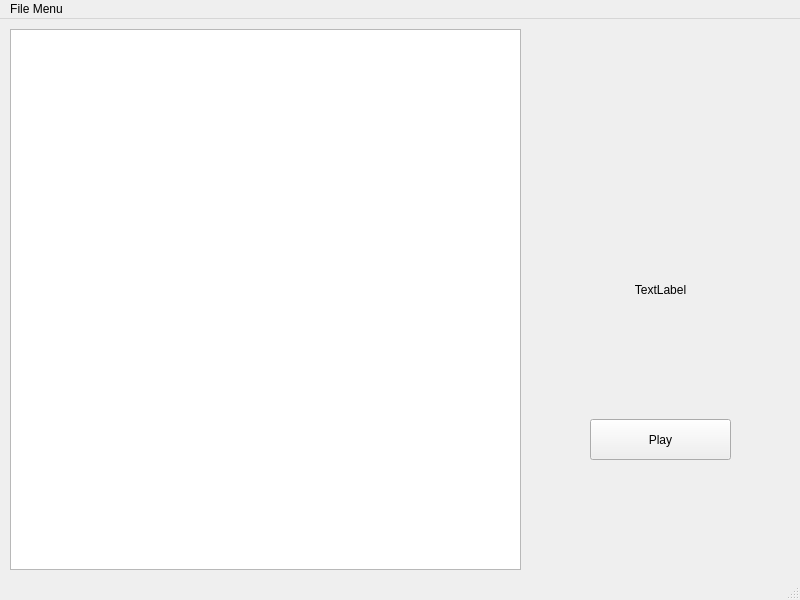
<?xml version="1.0" encoding="UTF-8"?>
<ui version="4.0">
 <class>MainWindow</class>
 <widget class="QMainWindow" name="MainWindow">
  <property name="geometry">
   <rect>
    <x>0</x>
    <y>0</y>
    <width>800</width>
    <height>600</height>
   </rect>
  </property>
  <property name="windowTitle">
   <string>MainWindow</string>
  </property>
  <widget class="QWidget" name="centralwidget">
   <widget class="QTreeView" name="treeView">
    <property name="geometry">
     <rect>
      <x>10</x>
      <y>10</y>
      <width>511</width>
      <height>541</height>
     </rect>
    </property>
   </widget>
   <widget class="QLabel" name="label">
    <property name="geometry">
     <rect>
      <x>540</x>
      <y>340</y>
      <width>241</width>
      <height>41</height>
     </rect>
    </property>
    <property name="text">
     <string/>
    </property>
    <property name="alignment">
     <set>Qt::AlignCenter</set>
    </property>
   </widget>
   <widget class="QPushButton" name="pushButton">
    <property name="geometry">
     <rect>
      <x>590</x>
      <y>400</y>
      <width>141</width>
      <height>41</height>
     </rect>
    </property>
    <property name="text">
     <string>Play</string>
    </property>
   </widget>
   <widget class="QLabel" name="label_2">
    <property name="geometry">
     <rect>
      <x>540</x>
      <y>10</y>
      <width>241</width>
      <height>231</height>
     </rect>
    </property>
    <property name="text">
     <string/>
    </property>
    <property name="alignment">
     <set>Qt::AlignCenter</set>
    </property>
   </widget>
   <widget class="QLabel" name="label_3">
    <property name="geometry">
     <rect>
      <x>540</x>
      <y>250</y>
      <width>241</width>
      <height>41</height>
     </rect>
    </property>
    <property name="text">
     <string>TextLabel</string>
    </property>
    <property name="alignment">
     <set>Qt::AlignCenter</set>
    </property>
   </widget>
  </widget>
  <widget class="QMenuBar" name="menubar">
   <property name="geometry">
    <rect>
     <x>0</x>
     <y>0</y>
     <width>800</width>
     <height>22</height>
    </rect>
   </property>
   <widget class="QMenu" name="menuFile_Menu">
    <property name="title">
     <string>File Menu</string>
    </property>
    <addaction name="actionInput_Monitor"/>
    <addaction name="actionExit"/>
   </widget>
   <addaction name="menuFile_Menu"/>
  </widget>
  <widget class="QStatusBar" name="statusbar"/>
  <action name="actionInput_Monitor">
   <property name="text">
    <string>Input Monitor</string>
   </property>
  </action>
  <action name="actionExit">
   <property name="text">
    <string>Exit</string>
   </property>
  </action>
 </widget>
 <resources/>
 <connections/>
</ui>
